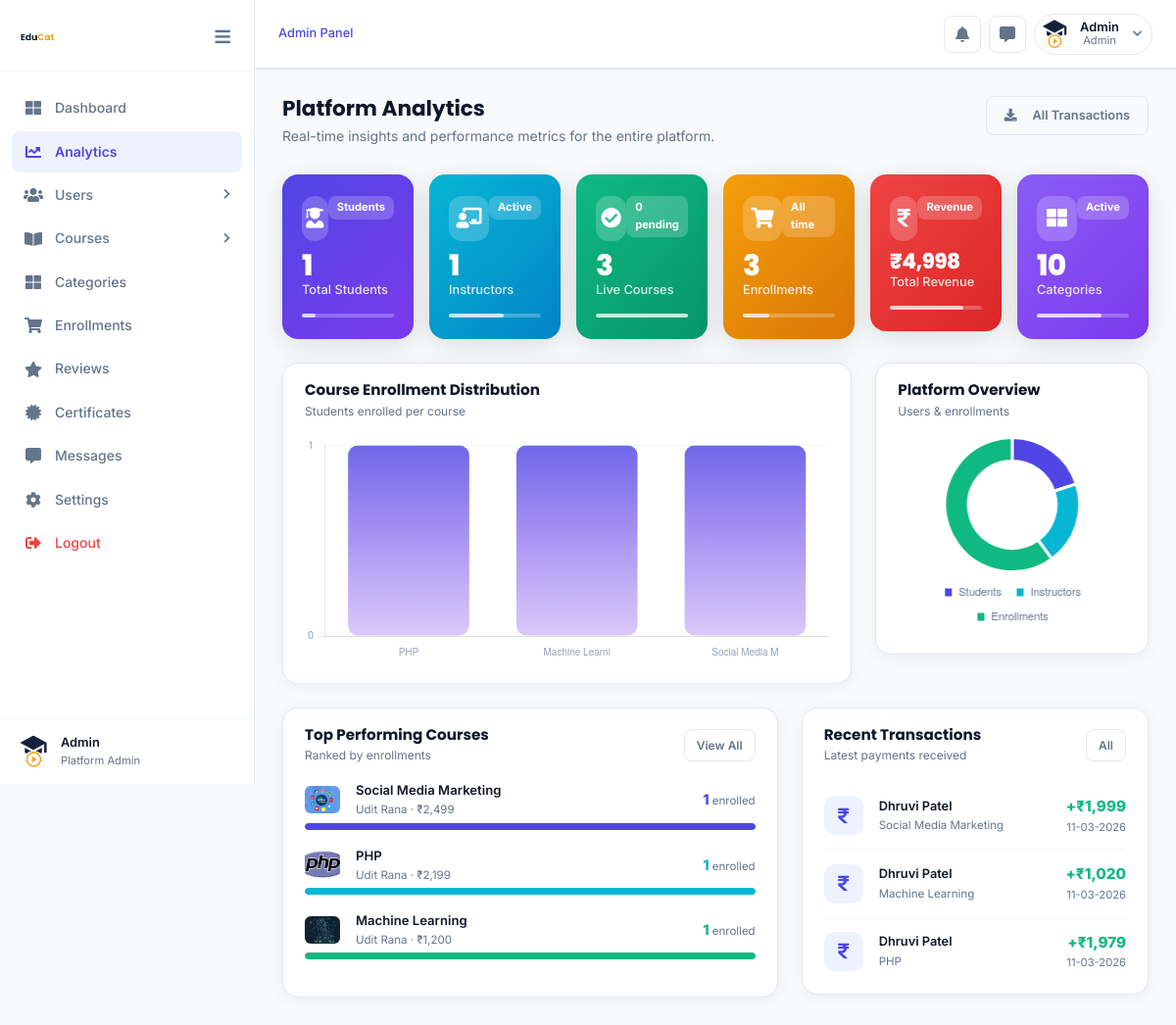
/dashboard/analytics.php (signed in), run on the app's committed database.
### tables this page shows
CREATE TABLE `user_master` (
  `user_id` int(200) NOT NULL,
  `user_name` varchar(200) NOT NULL,
  `user_email` varchar(200) NOT NULL,
  `user_contact_number` bigint(200) NOT NULL,
  `user_password` varchar(200) NOT NULL,
  `user_profile_photo` varchar(200) NOT NULL DEFAULT 'assets/img/EduCat (4).png',
  `role` int(10) NOT NULL,
  `user_status` tinyint(1) DEFAULT 1,
  `isVerified` int(10) NOT NULL,
  `isActive` int(10) NOT NULL,
  `registration_date` varchar(200) NOT NULL
);

CREATE TABLE `purchased_course_master` (
  `pcm_id` int(200) NOT NULL,
  `course_id` int(200) NOT NULL,
  `user_id` int(200) NOT NULL,
  `payment_amount` int(255) NOT NULL,
  `original_price` int(255) NOT NULL,
  `discount_given` int(255) NOT NULL,
  `purchase_date` varchar(200) NOT NULL,
  `course_favorite` int(10) NOT NULL DEFAULT 0,
  `course_progress` int(255) NOT NULL DEFAULT 0,
  `transaction_id` varchar(200) NOT NULL,
  `course_completed` int(255) NOT NULL,
  `course_rating` int(255) NOT NULL DEFAULT 0
);

CREATE TABLE `course_master` (
  `course_id` int(200) NOT NULL,
  `course_name` varchar(200) NOT NULL,
  `course_image` varchar(200) NOT NULL DEFAULT 'assets/img/notfound.png',
  `course_instructor` int(200) NOT NULL,
  `course_description` varchar(255) NOT NULL,
  `course_language` int(200) NOT NULL,
  `course_price` int(200) NOT NULL,
  `course_discount` int(255) NOT NULL DEFAULT 0,
  `course_category` varchar(200) NOT NULL,
  `course_chapters` int(200) NOT NULL DEFAULT 0,
  `course_demo_lecture` varchar(255) NOT NULL,
  `course_videos` int(200) NOT NULL,
  `course_approved_by_admin` int(200) NOT NULL,
  `course_status` tinyint(1) DEFAULT 1,
  `course_purchases` int(200) NOT NULL,
  `course_lanuched_on` varchar(200) NOT NULL,
  `course_last_updated_on` varchar(200) NOT NULL,
  `course_completion_number` int(200) NOT NULL,
  `course_rating` int(11) NOT NULL
);

### dashboard/analytics.php (the view, shortened to what the rows shown need)
<?php
require '../includes/scripts/connection.php';
$userdata = mysqli_fetch_assoc(mysqli_query($conn,"SELECT * FROM user_master WHERE user_id=".(int)$_SESSION['educat_logedin_user_id']));
$total_students    = (int)mysqli_fetch_assoc(mysqli_query($conn,"SELECT COUNT(*) c FROM user_master WHERE role=3"))['c'];
$total_instructors = (int)mysqli_fetch_assoc(mysqli_query($conn,"SELECT COUNT(*) c FROM user_master WHERE role=2"))['c'];
$total_enrollments = (int)mysqli_fetch_assoc(mysqli_query($conn,"SELECT COUNT(*) c FROM purchased_course_master"))['c'];
$enrl_labels=[]; $enrl_data=[];
$eq=mysqli_query($conn,"SELECT cm.course_name,COUNT(pcm.pcm_id) cnt FROM course_master cm LEFT JOIN purchased_course_master pcm ON cm.course_id=pcm.course_id GROUP BY cm.course_id ORDER BY cnt DESC LIMIT 7");
while($r=mysqli_fetch_assoc($eq)){ $enrl_labels[]=mb_substr($r['course_name'],0,14); $enrl_data[]=(int)$r['cnt']; }
$txn_q = mysqli_query($conn,"SELECT pcm.*,um.user_name,cm.course_name FROM purchased_course_master pcm LEFT JOIN user_master um ON pcm.user_id=um.user_id LEFT JOIN course_master cm ON pcm.course_id=cm.course_id ORDER BY pcm.pcm_id DESC LIMIT 6");
?>
<!DOCTYPE html>
<html lang="en">
<head>
<link rel="stylesheet" href="assets/css/bootstrap.min.css">
<link rel="stylesheet" href="assets/plugins/fontawesome/css/all.min.css">
<link rel="stylesheet" href="../instructor/assets/css/instructor.css">
</head>
<body class="instructor-body">
<div class="ins-wrapper">
    <?php include("sidebar.php"); ?>
    <div class="ins-main">
        <?php include("header.php"); ?>
        <div class="ins-content">
            <div class="ins-page-header">
                <div>
                    <h1 class="ins-page-title">Platform Analytics</h1>
                </div>
            </div>
            <div class="row g-4 mb-4">
                <div class="col-lg-8">
                    <div class="adm-chart-card">
                        <div class="adm-chart-card__header">
                            <div>
                                <h2 class="adm-chart-card__title">Course Enrollment Distribution</h2>
                            </div>
                        </div>
                    </div>
                </div>
                <div class="col-lg-4">
                    <div class="adm-chart-card">
                        <div class="adm-chart-card__header">
                            <div>
                                <h2 class="adm-chart-card__title">Platform Overview</h2>
                            </div>
                        </div>
                    </div>
                </div>
            </div>
            <div class="row g-4">
                <div class="col-lg-7">
                    <div class="adm-chart-card">
                        <div class="adm-chart-card__header mb-3">
                            <div>
                                <h2 class="adm-chart-card__title">Top Performing Courses</h2>
                            </div>
                        </div>
                    </div>
                </div>
                <div class="col-lg-5">
                    <div class="adm-chart-card">
                        <div class="adm-chart-card__header mb-2">
                            <div>
                                <h2 class="adm-chart-card__title">Recent Transactions</h2>
                            </div>
                        </div>
                        <div class="adm-chart-card__body" style="padding-top:10px;">
                            <?php while($t=mysqli_fetch_assoc($txn_q)): ?>
                            <div class="adm-metric">
                                <div class="adm-metric__icon" style="background:#EEF2FF;color:#4F46E5;">
                                    <i class="fas fa-rupee-sign"></i>
                                </div>
                                <div class="adm-metric__info">
                                    <div class="adm-metric__label"><?php echo htmlspecialchars($t['user_name'] ?? 'User'); ?></div>
                                    <div class="adm-metric__sub"><?php echo htmlspecialchars(mb_substr($t['course_name'] ?? 'Course',0,22)); ?></div>
                                </div>
                                <div style="text-align:right;">
                                    <div class="adm-metric__value" style="color:#10B981;">+₹<?php echo number_format($t['payment_amount']); ?></div>
                                    <div style="font-size:.7rem;color:var(--text-muted);"><?php echo htmlspecialchars($t['purchase_date']); ?></div>
                                </div>
                            </div>
                            <?php endwhile; ?>
                        </div>
                    </div>
                </div>
            </div>
        </div>
    </div>
</div>
<script>
// ── Enrollment Bar ─────────────────────────────────────────────
new Chart(document.getElementById('enrollBar'), {
    type: 'bar',
    data: {
        labels: <?php echo json_encode($enrl_labels ?: ['No data']); ?>,
        datasets: [{
            label: 'Enrollments',
            data: <?php echo json_encode($enrl_data ?: [0]); ?>,
            backgroundColor: function(ctx) {
                var chart = ctx.chart, g = chart.ctx.createLinearGradient(0,0,0,chart.height);
                g.addColorStop(0,'rgba(79,70,229,.85)'); g.addColorStop(1,'rgba(124,58,237,.2)');
                return g;
            },
            borderRadius: 10, borderSkipped: false, borderWidth: 0,
        }]
    },
    options: {
        responsive: true, maintainAspectRatio: false,
        plugins: {
            legend: {display:false},
            tooltip: { backgroundColor:'#1e293b', titleColor:'#fff', bodyColor:'#94a3b8', padding:12, cornerRadius:10 }
        },
        scales: {
            y: { beginAtZero:true, ticks:{precision:0,color:'#94a3b8',font:{size:11}}, grid:{color:'#f1f5f9',drawBorder:false} },
            x: { ticks:{color:'#94a3b8',font:{size:10}}, grid:{display:false} }
        }
    }
});
// ── Overview Doughnut ──────────────────────────────────────────
new Chart(document.getElementById('overviewDoughnut'), {
    type: 'doughnut',
    data: {
        labels:['Students','Instructors','Enrollments'],
        datasets:[{
            data:[<?php echo "$total_students,$total_instructors,$total_enrollments"; ?>],
            backgroundColor:['#4F46E5','#06B6D4','#10B981'],
            borderWidth:3, borderColor:'#ffffff', hoverOffset:8
        }]
    },
    options:{
        responsive:true, maintainAspectRatio:false, cutout:'65%',
        plugins:{
            legend:{position:'bottom',labels:{font:{size:11},boxWidth:10,padding:14,color:'#64748b'}},
            tooltip:{backgroundColor:'#1e293b',titleColor:'#fff',bodyColor:'#94a3b8',padding:12,cornerRadius:10}
        }
    }
});
</script>
</body>
</html>

### dashboard/sidebar.php (shortened to what the rows shown need)
<aside class="ins-sidebar" id="ins-sidebar">
    <div class="ins-sidebar__user">
        <img src="../<?php echo $userdata['user_profile_photo']; ?>" alt="" class="ins-avatar ins-avatar-sm" onerror="this.src='../assets/img/EduCat (4).png'">
        <div class="ins-sidebar__user-info">
            <div class="ins-sidebar__user-name"><?php echo htmlspecialchars($userdata['user_name']); ?></div>
            <div class="ins-sidebar__user-role">Platform Admin</div>
        </div>
    </div>
</aside>

### dashboard/header.php (shortened to what the rows shown need)
<header class="ins-header">
    <div class="ins-header__right">
        <div class="ins-dropdown" id="ins-profile-dropdown">
            <button class="ins-profile-btn" id="ins-profile-btn">
                <img src="../<?php echo $userdata['user_profile_photo']; ?>" alt="" onerror="this.src='../assets/img/EduCat (4).png'">
                <div class="ins-profile-btn__info">
                    <div class="ins-profile-btn__name"><?php echo htmlspecialchars(explode(' ', $userdata['user_name'])[0]); ?></div>
                    <div class="ins-profile-btn__role">Admin</div>
                </div>
                <i class="fas fa-chevron-down" style="font-size:.65rem;color:var(--text-muted);margin-left:4px;"></i>
            </button>
        </div>
    </div>
</header>

### data on the page
user_master: user_profile_photo (picture), user_name "Admin"
purchased_course_master: user.user_name "Dhruvi Patel", course.course_name "Social Media Marketing", payment_amount "1,999", purchase_date "11-03-2026"
purchased_course_master: user.user_name "Dhruvi Patel", course.course_name "Machine Learning", payment_amount "1,020", purchase_date "11-03-2026"
purchased_course_master: user.user_name "Dhruvi Patel", course.course_name "PHP", payment_amount "1,979", purchase_date "11-03-2026"

### other printed values
$total_students "1"
$total_instructors "1"
$pending_courses "0"
$approved_courses "3"
$total_enrollments "3"
$total_revenue "4,998"
$total_categories "10"
$tr['course_name'] "Social Media Marketing"
$tr['instructor_name'] "Udit Rana"
$tr['course_price'] "2,499"
$tr['cnt'] "1"
$tr['course_name'] "PHP"
$tr['course_price'] "2,199"
$tr['course_name'] "Machine Learning"
$tr['course_price'] "1,200"
